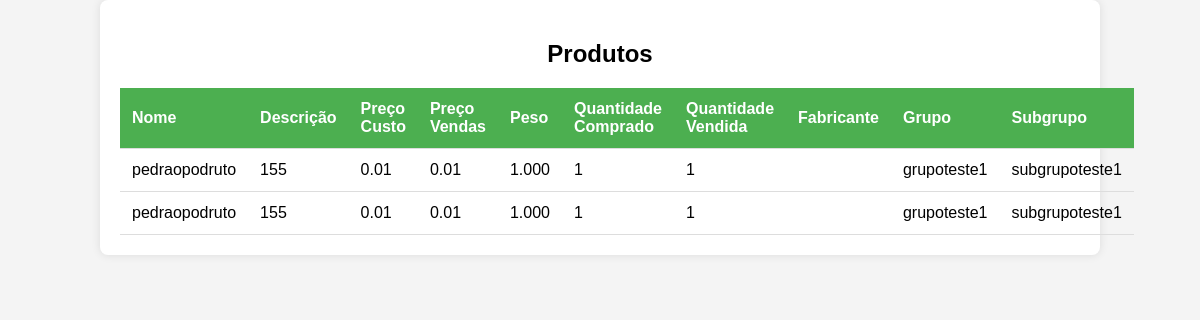
Before: /venda/listar_produtos/ with the older database file.
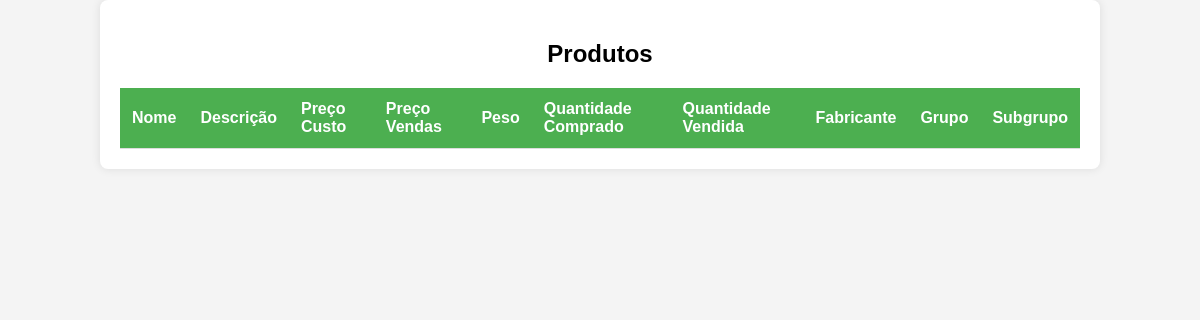
After: the same page with the newer database file.
### venda/models.py (models this page shows, shortened)
class Produto(models.Model):
    nome = models.CharField(max_length=100)
    descricao = models.TextField()
    preco_custo = models.DecimalField(max_digits=10, decimal_places=2)
    preco_vendas = models.DecimalField(max_digits=10, decimal_places=2)
    peso = models.DecimalField(max_digits=10, decimal_places=3)
    quantidade_comprado = models.PositiveIntegerField()
    quantidade_vendida = models.PositiveIntegerField()
    fabricante = models.ForeignKey(Fabricante, on_delete=models.CASCADE)
    grupo = models.ForeignKey(Grupo, on_delete=models.CASCADE)
    subgrupo = models.ForeignKey(Subgrupo, on_delete=models.CASCADE)

class Grupo(models.Model):
    nome = models.CharField(max_length=100)

class Subgrupo(models.Model):
    nome = models.CharField(max_length=100)
    grupo = models.ForeignKey(Grupo, on_delete=models.CASCADE)

### venda/views.py (the view)
# urls.py: path('listar_produtos/', listar_produtos_view, name='listar_produtos'),
def listar_produtos_view(request):
    produtos = Produto.objects.all()
    return render(request, 'venda/listar_produtos.html', {'produtos': produtos})

### venda/templates/venda/listar_produtos.html (shortened to what this page needs)
<!DOCTYPE html>
<html lang="en">
<head>
</head>
<body>
    <div class="container">
        <h2>Produtos</h2>
        <table>
            <tr>
                <th>Nome</th>
                <th>Descrição</th>
                <th>Preço Custo</th>
                <th>Preço Vendas</th>
                <th>Peso</th>
                <th>Quantidade Comprado</th>
                <th>Quantidade Vendida</th>
                <th>Fabricante</th>
                <th>Grupo</th>
                <th>Subgrupo</th>
            </tr>
            {% for produto in produtos %}
            <tr>
                <td>{{ produto.nome }}</td>
                <td>{{ produto.descricao }}</td>
                <td>{{ produto.preco_custo }}</td>
                <td>{{ produto.preco_vendas }}</td>
                <td>{{ produto.peso }}</td>
                <td>{{ produto.quantidade_comprado }}</td>
                <td>{{ produto.quantidade_vendida }}</td>
                <td>{{ produto.fabricante.nome }}</td>
                <td>{{ produto.grupo.nome }}</td>
                <td>{{ produto.subgrupo.nome }}</td>
            </tr>
            {% endfor %}
        </table>
    </div>
</body>
</html>

### venda/templates/venda/listar_produtos.html (style rules this page uses)
body { font-family: Arial, sans-serif; background-color: #f4f4f4; margin: 0; padding: 0; }
.container { width: 80%; margin: 0 auto; padding: 20px; background-color: #fff; border-radius: 8px; box-shadow: 0 0 10px rgba(0, 0, 0, 0.1); }
h2 { text-align: center; margin-bottom: 20px; }
table { width: 100%; border-collapse: collapse; }
th, td { padding: 12px; text-align: left; border-bottom: 1px solid #ddd; }
th { background-color: #4caf50; color: white; }

Changed rows visible on the page:
removed Produto: nome "pedraopodruto", descricao "155", preco_custo "0.01", preco_vendas "0.01", peso "1.000", quantidade_comprado "1", quantidade_vendida "1", grupo.nome "grupoteste1", subgrupo.nome "subgrupoteste1"
removed Produto: nome "pedraopodruto", descricao "155", preco_custo "0.01", preco_vendas "0.01", peso "1.000", quantidade_comprado "1", quantidade_vendida "1", grupo.nome "grupoteste1", subgrupo.nome "subgrupoteste1"
